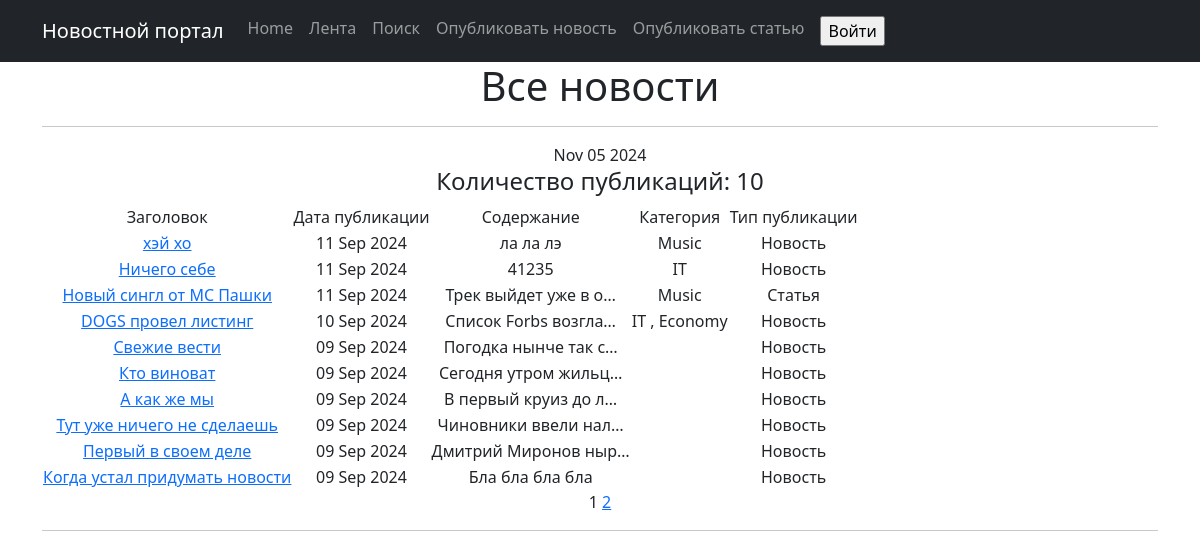
The app's page /posts/, older data.
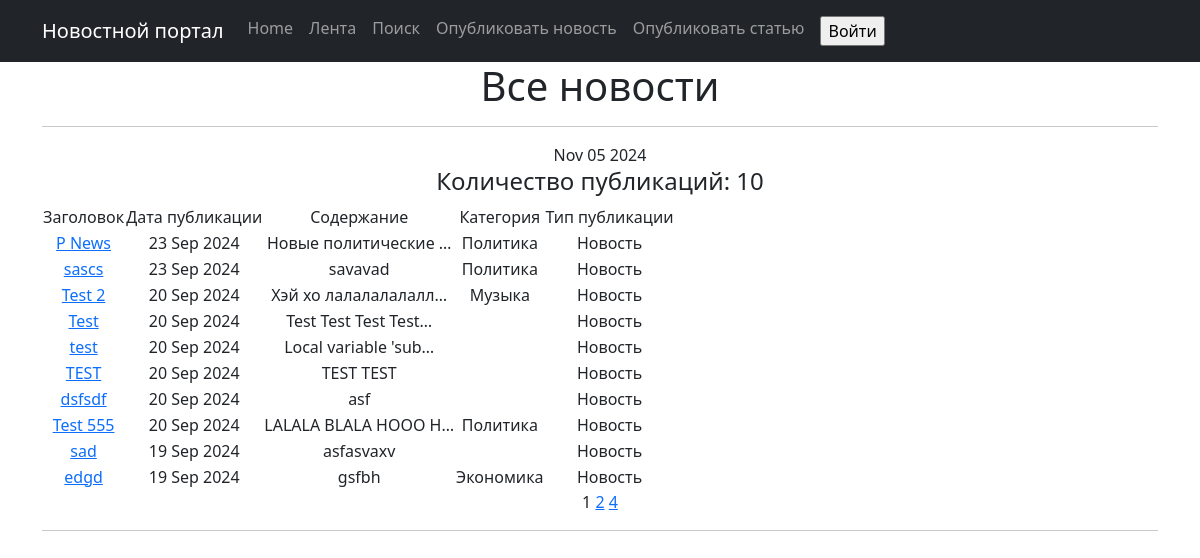
The same page, newer data.
### news/models.py (models this page shows, shortened)
class Post(models.Model):
    article = 'AR'
    news = 'NE'
    POSITIONS = [
        (article, 'Статья'),
        (news, 'Новость')
    ]
    author = models.ForeignKey(Author, on_delete=models.CASCADE)
    time_in = models.DateField(auto_now_add=True)
    article_or_news = models.CharField(max_length=2, choices=POSITIONS, default=news)
    category = models.ManyToManyField(Category, through='PostCategory', blank=True, related_name='category')
    name = models.CharField(max_length=140, default='name')
    text = models.TextField()
    rating = models.IntegerField(default=0)

class Category(models.Model):
    name = models.CharField(max_length=30, unique=True)
    subscribers = models.ManyToManyField(User, through='SubscribersCategory', blank=True, null=True,
                                         related_name='category')
    def __str__(self):
        return self.name

### news/views.py (the view)
# urls.py: path('', cache_page(60)(PostsList.as_view()), name='post_list'),
class PostsList(ListView):
    model = Post
    ordering = '-time_in'
    context_object_name = 'posts'
    paginate_by = 10
    def get_queryset(self):
        queryset = super().get_queryset()
        self.filterset = PostFilter(self.request.GET, queryset)
        return self.filterset.qs
    def get_context_data(self, **kwargs):
        context = super().get_context_data(**kwargs)
        context['filterset'] = self.filterset
        context['is_not_authors'] = not self.request.user.groups.filter(name='authors').exists()
        return context
    def get_template_names(self):
        if self.request.path == '/posts/search/':
            return 'search.html'
        return 'posts.html'

### news/templatetags/custom_filters.py (called while the page is built)
@register.filter()
def censor(text):
    for word in Censor_list:
        text = text.replace(word[1:], '*' * len(word[1:]))
    return text

@register.filter()
def publication_type(value):
    if value == 'NE':
        text = 'Новость'
    else:
        text = 'Статья'
    return text

### news/templatetags/custom_tags.py (called while the page is built)
@register.simple_tag()
def current_time(format_string='%b %d %Y'):
    return datetime.utcnow().strftime(format_string)

### templates/posts.html (shortened to what this page needs)
{% extends 'flatpages/default.html' %}
{% load custom_filters %}
{% load custom_tags %}
{% block content %}
    <h1>Все новости</h1>
    <hr>
    {% current_time %}
    <h4>Количество публикаций: {{ posts|length }}</h4>
    <table>
        <tr>
            <td>Заголовок</td>
            <td>Дата публикации</td>
            <td>Содержание</td>
            <td>Категория</td>
            <td>Тип публикации</td>
        </tr>
        {% for post in posts %}
        <tr>
            <td><a href="{{ post.id }}">{{ post.name|censor }}</a></td>
            <td>{{ post.time_in|date:'d M Y' }}</td>
            <td>{{ post.text|truncatechars:20|censor }}</td>
            <td>
                {% for category in post.category.all %}
                    {{ category }} {% if not forloop.last %}, {% endif %}
                {% endfor %}
            </td>
            <td>{{ post.article_or_news|publication_type }} </td>
        </tr>
        {% endfor %}
    </table>
    {{ page_obj.number }}
    {% if page_obj.has_next %}
        <a href="?page={{ page_obj.next_page_number }}">{{ page_obj.next_page_number }}</a>
        {% if paginator.num_pages != page_obj.next_page_number %}
            <a href="?page={{ page_obj.paginator.num_pages }}">{{ page_obj.paginator.num_pages }}</a>
        {% endif %}
    {% endif %}
    <hr>
{% endblock content %}

Row changes from the older to the newer data that the page shows:
no longer on this page (row unchanged): Post: name|censor "хэй хо", time_in "11 Sep 2024", text|censor "ла ла лэ", article_or_news|publication_type "Новость", Category (name "Music")
no longer on this page (row unchanged): Post: name|censor "Ничего себе", time_in "11 Sep 2024", text|censor "41235", article_or_news|publication_type "Новость"
no longer on this page (row unchanged): Category: name "IT"
no longer on this page (row unchanged): Post: name|censor "Новый сингл от МС Пашки", time_in "11 Sep 2024", text|censor "Трек выйдет уже в о…", article_or_news|publication_type "Статья", Category (name "Music")
no longer on this page (row unchanged): Post: name|censor "DOGS провел листинг", time_in "10 Sep 2024", text|censor "Список Forbs возгла…", article_or_news|publication_type "Новость", Category (name "Economy")
no longer on this page (row unchanged): Post: name|censor "Свежие вести", time_in "09 Sep 2024", text|censor "Погодка нынче так с…", article_or_news|publication_type "Новость"
no longer on this page (row unchanged): Post: name|censor "Кто виноват", time_in "09 Sep 2024", text|censor "Сегодня утром жильц…", article_or_news|publication_type "Новость"
no longer on this page (row unchanged): Post: name|censor "А как же мы", time_in "09 Sep 2024", text|censor "В первый круиз до л…", article_or_news|publication_type "Новость"
no longer on this page (row unchanged): Post: name|censor "Тут уже ничего не сделаешь", time_in "09 Sep 2024", text|censor "Чиновники ввели нал…", article_or_news|publication_type "Новость"
no longer on this page (row unchanged): Post: name|censor "Первый в своем деле", time_in "09 Sep 2024", text|censor "Дмитрий Миронов ныр…", article_or_news|publication_type "Новость"
no longer on this page (row unchanged): Post: name|censor "Когда устал придумать новости", time_in "09 Sep 2024", text|censor "Бла бла бла бла", article_or_news|publication_type "Новость"
added Post: name|censor "P News", time_in "23 Sep 2024", text|censor "Новые политические …", article_or_news|publication_type "Новость"
now on this page (row edited): Category: name "Политика"
added Post: name|censor "sascs", time_in "23 Sep 2024", text|censor "savavad", article_or_news|publication_type "Новость"
added Post: name|censor "Test 2", time_in "20 Sep 2024", text|censor "Хэй хо лалалалалалл…", article_or_news|publication_type "Новость", Category (name "Музыка")
added Post: name|censor "Test", time_in "20 Sep 2024", text|censor "Test Test Test Test…", article_or_news|publication_type "Новость"
added Post: name|censor "test", time_in "20 Sep 2024", text|censor "Local variable 'sub…", article_or_news|publication_type "Новость"
added Post: name|censor "TEST", time_in "20 Sep 2024", text|censor "TEST TEST", article_or_news|publication_type "Новость"
added Post: name|censor "dsfsdf", time_in "20 Sep 2024", text|censor "asf", article_or_news|publication_type "Новость"
added Post: name|censor "Test 555", time_in "20 Sep 2024", text|censor "LALALA BLALA HOOO H…", article_or_news|publication_type "Новость"
added Post: name|censor "sad", time_in "19 Sep 2024", text|censor "asfasvaxv", article_or_news|publication_type "Новость"
added Post: name|censor "edgd", time_in "19 Sep 2024", text|censor "gsfbh", article_or_news|publication_type "Новость", Category (name "Экономика")
Text that changed along with them:
{{ page_obj.paginator.num_pages }}: (not shown) → "4"
